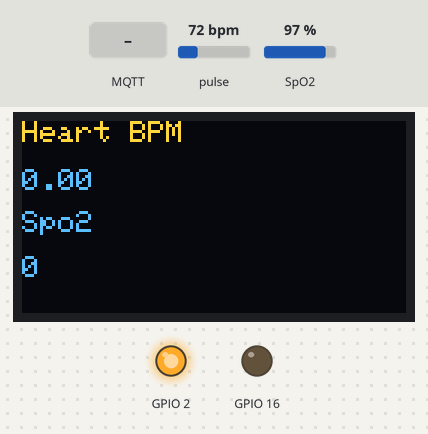
Recording of a sketch running on a simulated ESP8266 (NodeMCU). On the bench: 128×64 one-colour display, output pins drawn as LEDs (lit = HIGH, except the on-board LED, lit = LOW). The inputs (shaded band) are chosen by the test bench; at power-on: pulse 72 bpm, SpO2 97 %. The OLED is the two-colour kind (top 16 rows yellow); WiFi joins after 1.5 s; servers stay silent unless stated; random numbers use the default seed unless the sketch sets one; no MQTT or app messages arrive unless stated; what the sketch prints to the serial monitor is not drawn.

Above: at 1.7 s.
2.8 s: MQTT message "0" arrives on the first subscribed topic
At 5.6 s:
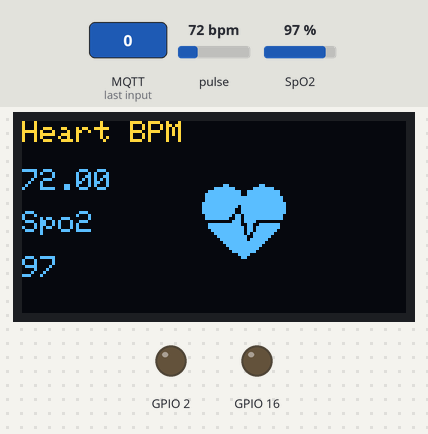
5.8 s: pulse set to 42 bpm
At 8.4 s:
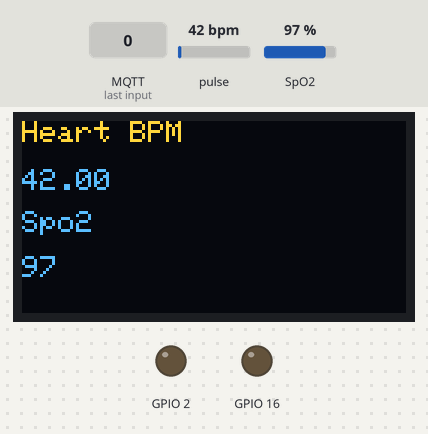
8.7 s: SpO2 set to 80 %
At 9.8 s:
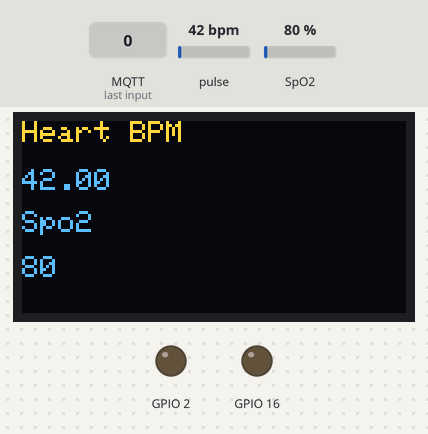
11.5 s: pulse set to 70 bpm
At 13.6 s:
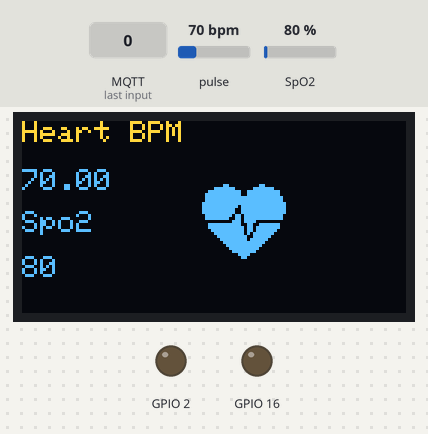
13.8 s: SpO2 set to 85 %
At 15.6 s:
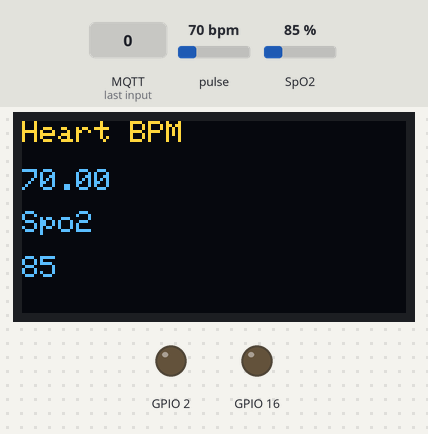
Timing chart, 0 to 17.1 s (numbered marks = the images above; inputs shaded):
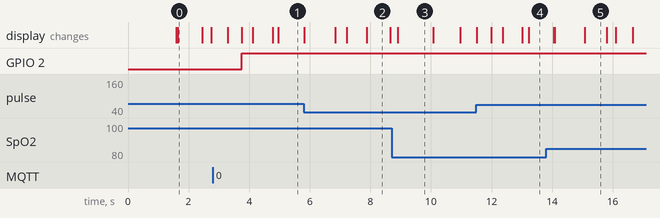

Measured:
- after the input at 2.8 s, GPIO 2: LOW → HIGH after 0.96 s
- what the display in image 0 shows lasts 0.9 s, from 1.6 s to 2.5 s
- what the display in image 3 shows lasts 1.2 s, from 8.9 s to 10.1 s
- what the display in image 5 shows lasts 0.7 s, from 15.1 s to 15.8 s

The sketch:

mqtt_max30100_to_homeassistant_forgithub.ino
```cpp
/**
 * 訂閱mqtt/cmd可以從hass獲取指令控制板子上的led燈
 * 向mqtt/state發佈on、off上傳led等的狀態
 * 向mqtt/temp發佈環境溫度
 * 向mqtt/humi發佈環境溼度
 */
#include <ESP8266WiFi.h>
#include "MAX30100_PulseOximeter.h"
#include <PubSubClient.h>
#include <Wire.h>
#include "Adafruit_GFX.h"
#include "OakOLED.h"

#define REPORTING_PERIOD_MS 1000
OakOLED oled;

#define MEASURE_RH_HOLD 0xE5
#define READ_T_FROM_PRE_RH_MEASUREMENT 0xE0
byte buffer[] = {0, 0, 0};
byte crcHumi;

const char* ssid = "xxxxxxxx";//你要讓板子鏈接的WiFi的名字
const char* password = "xxxxxxxx";//該WiFi的密碼
const char* mqtt_server = "x.x.x.x";//mqtt服務器地址
int mqtt_port = 1883;
const char* user_name = "xxxxxxxx"; // 連接 MQTT broker 的帳號密碼
const char* user_password = "xxxxxxxx";
PulseOximeter pox;

float BPM, SpO2;
uint32_t tsLastReport = 0;


const unsigned char bitmap [] PROGMEM=
{
0x00, 0x00, 0x00, 0x00, 0x01, 0x80, 0x18, 0x00, 0x0f, 0xe0, 0x7f, 0x00, 0x3f, 0xf9, 0xff, 0xc0,
0x7f, 0xf9, 0xff, 0xc0, 0x7f, 0xff, 0xff, 0xe0, 0x7f, 0xff, 0xff, 0xe0, 0xff, 0xff, 0xff, 0xf0,
0xff, 0xf7, 0xff, 0xf0, 0xff, 0xe7, 0xff, 0xf0, 0xff, 0xe7, 0xff, 0xf0, 0x7f, 0xdb, 0xff, 0xe0,
0x7f, 0x9b, 0xff, 0xe0, 0x00, 0x3b, 0xc0, 0x00, 0x3f, 0xf9, 0x9f, 0xc0, 0x3f, 0xfd, 0xbf, 0xc0,
0x1f, 0xfd, 0xbf, 0x80, 0x0f, 0xfd, 0x7f, 0x00, 0x07, 0xfe, 0x7e, 0x00, 0x03, 0xfe, 0xfc, 0x00,
0x01, 0xff, 0xf8, 0x00, 0x00, 0xff, 0xf0, 0x00, 0x00, 0x7f, 0xe0, 0x00, 0x00, 0x3f, 0xc0, 0x00,
0x00, 0x0f, 0x00, 0x00, 0x00, 0x06, 0x00, 0x00, 0x00, 0x00, 0x00, 0x00, 0x00, 0x00, 0x00, 0x00
};


WiFiClient espClient;
PubSubClient client(espClient);
long lastMsg = 0;
char msg[50];
int value = 0;

void onBeatDetected()
{
    Serial.println("Beat Detected!");
    oled.drawBitmap( 60, 20, bitmap, 28, 28, 1);
    oled.display();
}

void setup_wifi() {

  delay(10);
  Serial.println();
  Serial.print("Connecting to ");
  Serial.println(ssid);

  WiFi.begin(ssid, password);
  Wire.begin();

  while (WiFi.status() != WL_CONNECTED) {
    delay(500);
    Serial.print(".");
  }

  randomSeed(micros());

  Serial.println("");
  Serial.println("WiFi connected");
  Serial.println("IP address: ");
  Serial.println(WiFi.localIP());
}//鏈接WiFi

void callback(char* topic, byte* payload, unsigned int length) {
  Serial.print("Message arrived [");
  Serial.print(topic);
  Serial.print("] ");
  for (int i = 0; i < length; i++) {
    Serial.print((char)payload[i]);
  }//串口打印出收到的信息
  Serial.println();

  // 如果收到1作爲第一個字符，則打開LED
  if ((char)payload[0] == '1') {
    digitalWrite(BUILTIN_LED, LOW);   // 這裏他說接受的‘1’就打開燈 但是我在用的時候 接收到0纔會打開  這一行的‘LOW’和下面的‘HIGH’應該換下位置，下面也說了 ESP-01是這樣的
    client.publish("mqtt/state", "1");//鏈接成功後 會發布這個主題和語句
  } else {
    digitalWrite(BUILTIN_LED, HIGH);  // Turn the LED off by making the voltage HIGH
    client.publish("mqtt/state", "0");//鏈接成功後 會發布這個主題和語句
  }

}
// 重新連接mqtt server
void reconnect() {
  // Loop until we're reconnected
  while (!client.connected()) {
    Serial.print("Attempting MQTT connection...");
    // Create a random client ID
    String clientId = "ESP8266Client-";//該板子的鏈接名稱
    clientId += String(random(0xffff), HEX);//產生一個隨機數字 以免多塊板子重名
    //嘗試連接
    if (client.connect(clientId.c_str(),user_name,user_password)){
      Serial.println("connected");
      // 連接後，發佈公告......
      client.publish("mqtt/temp", "0");//鏈接成功後 會發布這個主題和語句
      // ......並訂閱
      client.subscribe("mqtt/cmd");//這個是你讓板子訂閱的主題（接受該主題的消息）
    } else {
      Serial.print("failed, rc=");
      Serial.print(client.state());
      Serial.println(" try again in 5 seconds");
      // 如果鏈接失敗 等待五分鐘重新鏈接
      delay(500);
    }
  }
}
//設置
void setup() {
  pinMode(BUILTIN_LED, OUTPUT);     // 將BUILTIN_LED引腳初始化爲輸出
  Serial.begin(115200);
  oled.begin();
  oled.clearDisplay();
  oled.setTextSize(1);
  oled.setTextColor(1);
  oled.setCursor(0, 0);
  oled.println("Initializing pulse oximeter..");
  oled.display();
  setup_wifi();
  client.setServer(mqtt_server, 1883);//MQTT默認端口是1883
  client.setCallback(callback);
  client.publish("mqtt/state", "0");//鏈接成功後 會發布這個主題和語句
  pinMode(16, OUTPUT);


  Serial.print("Initializing Pulse Oximeter..");
  if (!pox.begin())
  {
       Serial.println("FAILED");
       oled.clearDisplay();
       oled.setTextSize(1);
       oled.setTextColor(1);
       oled.setCursor(0, 0);
       oled.println("FAILED");
       oled.display();
       for(;;);
  }
  else
  {
       oled.clearDisplay();
       oled.setTextSize(1);
       oled.setTextColor(1);
       oled.setCursor(0, 0);
       oled.println("SUCCESS");
       oled.display();
       Serial.println("SUCCESS");
       pox.setOnBeatDetectedCallback(onBeatDetected);
  }
}

void loop() {
  pox.update();
  BPM = pox.getHeartRate();
  SpO2 = pox.getSpO2();
  if (millis() - tsLastReport > REPORTING_PERIOD_MS)
    {
        Serial.print("Heart rate:");
        Serial.print(BPM);
        Serial.print(" SpO2:");
        Serial.print(SpO2);
        Serial.println(" %");


        oled.clearDisplay();
        oled.setTextSize(1);
        oled.setTextColor(1);
        oled.setCursor(0,16);
        oled.println(pox.getHeartRate());

        oled.setTextSize(1);
        oled.setTextColor(1);
        oled.setCursor(0, 0);
        oled.println("Heart BPM");

        oled.setTextSize(1);
        oled.setTextColor(1);
        oled.setCursor(0, 30);
        oled.println("Spo2");

        oled.setTextSize(1);
        oled.setTextColor(1);
        oled.setCursor(0,45);
        oled.println(pox.getSpO2());
        oled.display();
        if (!client.connected()) {
           reconnect();
         }
        snprintf (msg, SpO2, "%f", SpO2);
        client.publish("mqtt/temp", msg);//接收該主題消息
        snprintf (msg, BPM, "%f", BPM);
        client.publish("mqtt/humi", msg);//接收該主題消息
        client.loop();
        tsLastReport = millis();
        client.loop();
     }


}
```
